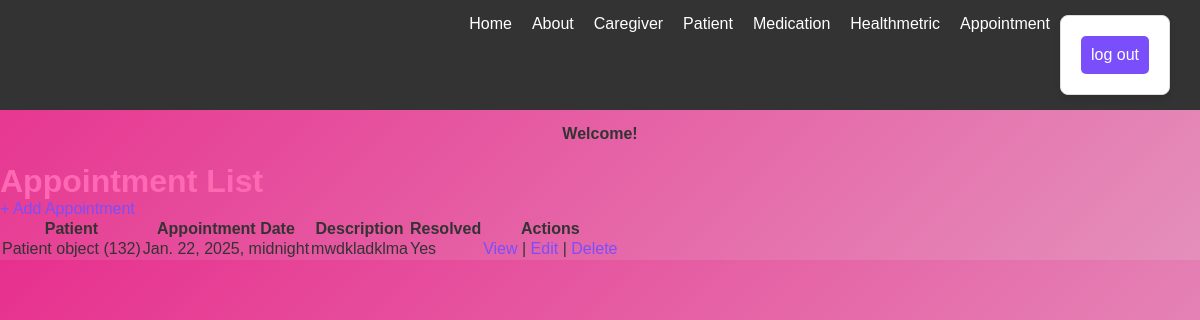
The app's page /appointments/ with its own data.
### app/models.py (models this page shows, shortened)
class Appointment(models.Model):
    patient = models.ForeignKey(
        Patient,
        on_delete=models.CASCADE,
        related_name='appointments'
    )
    created_at = models.DateTimeField(auto_now_add=True)
    appointment_date = models.DateTimeField()
    description = models.TextField()
    resolved = models.BooleanField(default=False)

class Patient(models.Model):
    first_name = models.CharField(max_length=100)
    last_name = models.CharField(max_length=100)
    date_of_birth = models.DateField()
    address = models.TextField(blank=True, null=True)
    primary_caregiver = models.ForeignKey(
        Caregiver,
        on_delete=models.SET_NULL,
        related_name='patients',
        null=True,
        blank=True
    )

### app/views.py (the view)
# urls.py: path('appointments/', AppointmentListView.as_view(), name='appointment_list'),
class AppointmentListView(ListView):
    model = Appointment
    template_name = 'app/appointment_list.html'
    context_object_name = 'appointments'

### app/templates/app/appointment_list.html (shortened to what this page needs)
{% extends 'app/base.html' %}
{% block content %}
    <h1>Appointment List</h1>
    <a href="{% url 'appointment_create' %}" class="button">+ Add Appointment</a>
    <table>
        <thead>
            <tr>
                <th>Patient</th>
                <th>Appointment Date</th>
                <th>Description</th>
                <th>Resolved</th>
                <th>Actions</th>
            </tr>
        </thead>
        <tbody>
            {% for appointment in appointments %}
            <tr>
                <td>{{ appointment.patient }}</td>
                <td>{{ appointment.appointment_date }}</td>
                <td>{{ appointment.description|default:"N/A" }}</td>
                <td>{{ appointment.resolved|yesno:"Yes,No" }}</td>
                <td>
                    <a href="{% url 'appointment_detail' appointment.pk %}">View</a> |
                    <a href="{% url 'appointment_update' appointment.pk %}">Edit</a> |
                    <a href="{% url 'appointment_delete' appointment.pk %}">Delete</a>
                </td>
            </tr>
            {% empty %}
            <tr>
                <td colspan="5">No appointments found.</td>
            </tr>
            {% endfor %}
        </tbody>
    </table>
{% endblock content %}

### static/css/base.css (style rules this page uses)
h1 { color: hotpink; }
a { color: #7a4efb; text-decoration: none; }
* { margin: 0; padding: 0; box-sizing: border-box; font-family: 'Arial', sans-serif; }
body { background: linear-gradient(135deg, #e7308e, #e48fbb); color: #333; animation: backgroundAnimation 10s infinite alternate; }

### app/templates/app/navbar.html (style rules this page uses)
* { margin: 0; padding: 0; box-sizing: border-box; }
body { font-family: Arial, sans-serif; }

### records on screen
Appointment: patient "Patient object (132)", appointment_date "Jan. 22, 2025, midnight", description "mwdkladklma", resolved "Yes"
